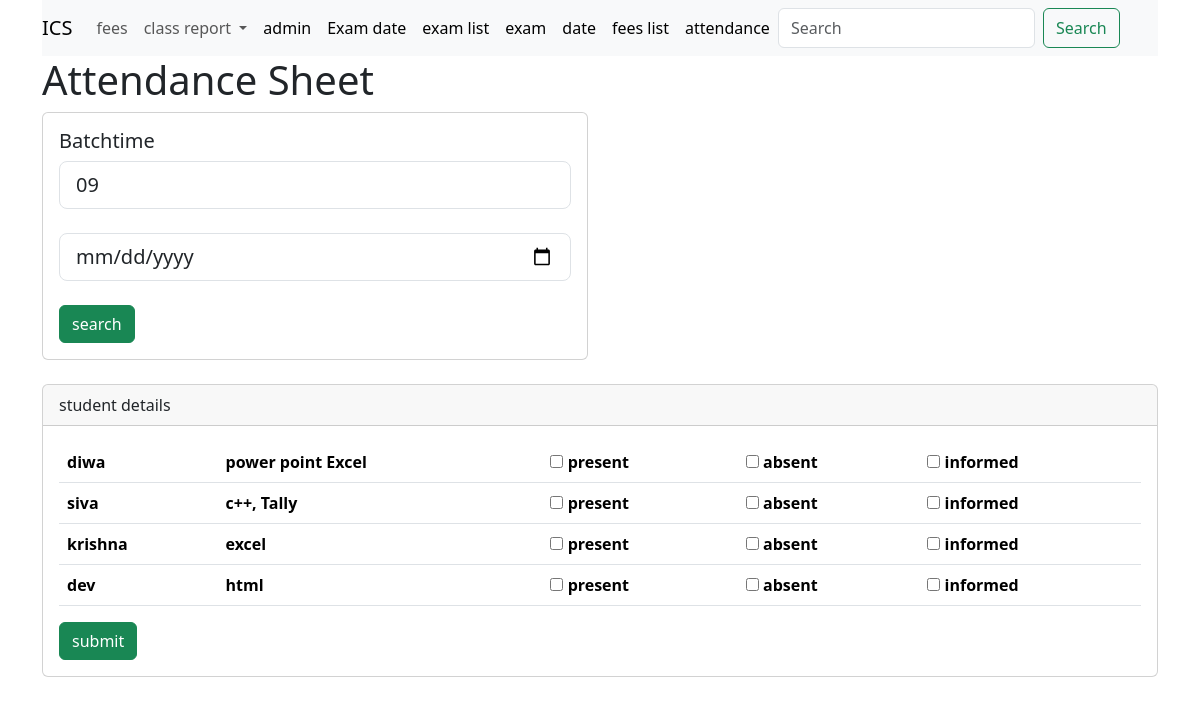
The app's page /attendance with its own data.
### booking/models.py (models this page shows, shortened)
class Student(models.Model):
    Invoiceno=models.TextField(max_length=5)
    Name=models.TextField(max_length=40)
    Course_course=models.ForeignKey(Course, models.CASCADE)
    Batchtime=models.CharField(choices=time, max_length=20)
    BSD=models.DateField()
    phone1=models.TextField(max_length=50)
    phone2=models.TextField(max_length=50)
    Place=models.TextField(max_length=50)
    BED=models.DateField(max_length=50)
    Status=models.CharField(choices=status, max_length=50)

class Course(models.Model):
    course=models.TextField(max_length=5)
    def __str__(self):
        return self.course

### booking/views.py (the view, shortened to what this page needs)
# urls.py: path("attendance",views.attendance,name="attendance"),
def attendance(request):
    atten=Student.objects.all()
    return render(request,"attendance.html",{"atten":atten})

### booking/templates/attendance.html (shortened to what this page needs)
{% extends 'theme.html' %}
{% load static %}
{% block content %}
<!DOCTYPE html>
<html lang="en">
<head>
</head>
<body>
    <h1>Attendance Sheet</h1>
    <div class="row">
        <div class="col-sm-6 mb-3 mb-sm-0">
          <div class="card">
            <div class="card-body">
              <form action="" method="post">
              <h5 class="card-title">Batchtime</h5>
                <select class="form-control form-control-lg" placeholder="select a batch:" name="batch">
                    {% for a in atten %}
                    <option value="{{a.Batchtime}}">{{a.Batchtime}}</option>
                    {% endfor %}
                </select>
                <br>
                <input class="form-control form-control-lg" type="date" name="date" placeholder="Enter date No:">
                <br>
                <button type="submit" class="btn btn-success">search</button>
                </form>
            </div>
          </div>
        </div>
        </div>
        <br>
        <div class="card">
            <div class="card-header">
              student details
            </div>
            <div class="card-body">
                <table class="table">
                    <tbody>
                      {% for a in atten %}
                        <tr>
                            <th scope="row">{{a.Name}}</th>
                            <th>{{a.Course_course}}</th>
                            <th><input type="checkbox"> present</th>
                            <th><input type="checkbox"> absent</th>
                            <th><input type="checkbox"> informed</th>
                        </tr>
                        {% endfor %}
                    </tbody>
                </table>
                <form action="" method="post">
                <button type="submit" class="btn btn-success">submit</button>
                </form>
            </div>
          </div>
</body>
</html>
{% endblock %}

### records on screen
Student: Name "diwa", Course_course "power point Excel"
Student: Name "siva", Course_course "c++, Tally"
Student: Name "krishna", Course_course "excel"
Student: Name "dev", Course_course "html"

### other values on screen
form field batch "09"
